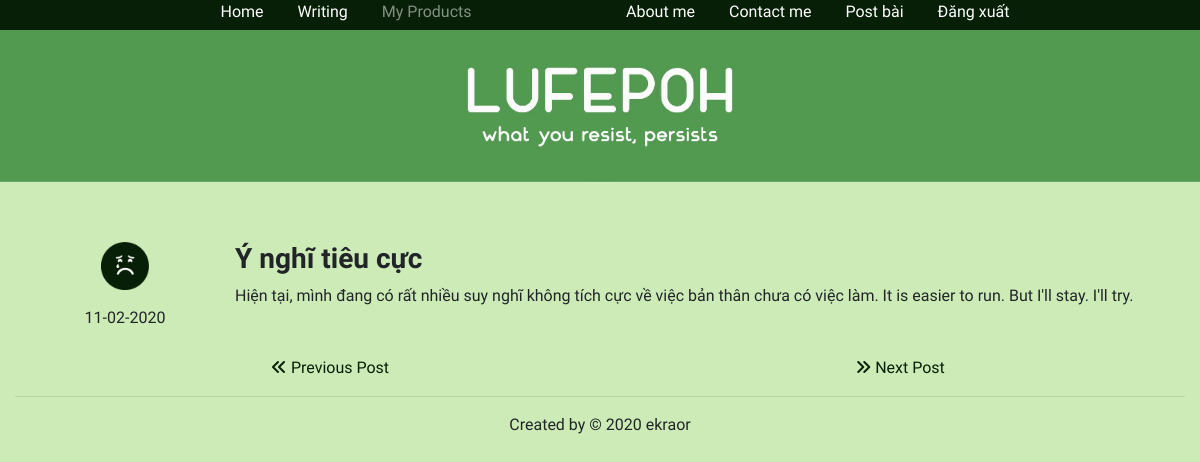
The app's page /blog/1 (signed in) with its own data.
### application/models.py (models this page shows, shortened)
class Post(db.Model):
    __tablename__ = 'posts'
    id = db.Column(db.Integer, primary_key=True)
    title = db.Column(db.String(100))
    date = db.Column(db.DateTime)
    feeling = db.Column(db.String(10))
    text = db.Column(db.Text)

### application/blog/views.py (the view)
@blog.route('/<int:post_number>',methods=['GET','POST'])
def blog_page(post_number):
    try:
        list_post = Post.query.order_by(Post.id.desc()).all()
        post = list_post[post_number]
        image = 'images/' + post.feeling + '.png'
        return render_template('blog/blog_main_page.html', post_number = post_number, list_post = list_post, post = post, image = image)
    except IndexError:
        return redirect(url_for('blog.blog_page',post_number=0))

### application/blog/__init__.py (called while the page is built)
@blog.app_context_processor
def inject_permissions():
    return dict(Permission=Permission)

### application/models.py (called while the page is built)
@login_manager.user_loader
def load_user(user_id):
    return User.query.get(int(user_id))

### application/templates/blog/blog_main_page.html (shortened to what this page needs)
{%extends 'layout/master.html'%}
{%block head%}
    {{super()}}
{%endblock%}
{%block content%}
<img src="{{url_for('static',filename='images/banner.jpg')}}" class="img-fluid">
<div class="container" style="margin-top: 60px;">
    <div class="row">
        <div class="col-sm-2 text-center">
            <p>
                <img src="{{url_for('static',filename='images/'+post.feeling+'_icon.png')}}" class="img-fluid center">
            </p>
            <p>{{post.date.strftime("%d-%m-%Y")}}</p>
        </div>
        <div class="col-sm-10">
            <h3><b>{{post.title}}</b></h3>
            <p>{{post.text}}</p>
        </div>
    </div>
</div>
<div class="container" style="margin-top: 10px;">
    <div class="row">
        {%if post_number == 0%}
        <div class="col-sm-12 text-center">
            <a href="{{url_for('blog.blog_page',post_number = post_number + 1)}}">
                <i class="fas fa-angle-double-right"></i> Next Post
            </a>
        </div>
        {%elif post_number == (list_post|length-1)%}
        <div class="col-sm-12 text-center">
            <a href="{{url_for('blog.blog_page',post_number = post_number - 1)}}">
                <i class="fas fa-angle-double-left"></i> Previous Post
            </a>
        </div>
        {%elif post_number != 0 and post_number != (list_post|length-1) %}
        <div class="col-sm-6 text-center">
            <a href="{{url_for('blog.blog_page',post_number = post_number - 1)}}">
                <i class="fas fa-angle-double-left"></i> Previous Post
            </a>
        </div>
        <div class="col-sm-6 text-center">
            <a href="{{url_for('blog.blog_page',post_number = post_number + 1)}}">
                <i class="fas fa-angle-double-right"></i> Next Post
            </a>
        </div>
        {%endif%}
    </div>
</div>
{%endblock%}

### application/templates/blog/blog_main_page.html (style rules this page uses)
.center { display: block; margin-left: auto; margin-right: auto; width: 30%; }
a { display: inline; margin-left: 30px; }
a:link { color: #061F06; text-decoration: none; }

### records on screen
Post: date "11-02-2020", title "Ý nghĩ tiêu cực", text "Hiện tại, mình đang có rất nhiều suy nghĩ không tích cực về việc bản thân chưa có việc làm. It is easier to run. But I'll stay. I'll try."
